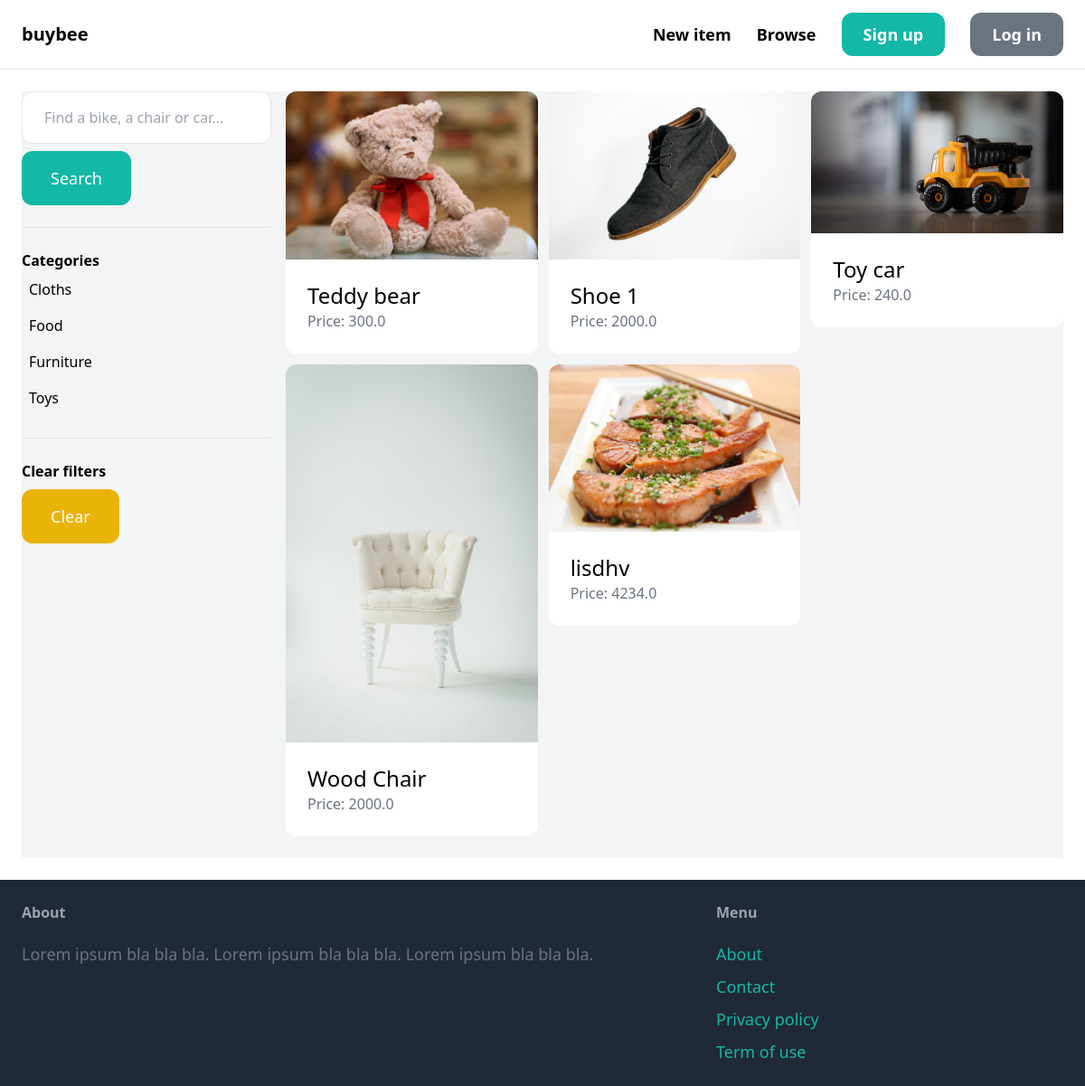
The app's page /items/ with its own data.
### item/models.py (models this page shows, shortened)
class Category(models.Model):
    name = models.CharField(max_length=255)
    class Meta:
        ordering = ('name',)
        verbose_name_plural = 'Categories'

class Item(models.Model):
    category = models.ForeignKey(Category, related_name='items', on_delete=models.CASCADE)
    name = models.CharField(max_length=255)
    description = models.TextField(blank=True, null=True)
    price = models.FloatField()
    image = models.ImageField(upload_to='item_images', blank=True, null=True)
    is_sold = models.BooleanField(default=False)
    created_by = models.ForeignKey(User, related_name='items', on_delete=models.CASCADE)
    created_at = models.DateTimeField(auto_now_add=True)

### item/views.py (the view)
# urls.py: path('items/', include('item.urls')),
def items(request):
    query = request.GET.get('query', '')
    category_id = request.GET.get('category', 0)
    categories = Category.objects.all()
    items = Item.objects.filter(is_sold=False)
    if category_id:
        items = items.filter(category_id=category_id)
    if query:
        items = items.filter(Q(name__icontains=query) | Q(description__icontains=query))
    return render(request, 'item/items.html', {
        'items': items,
        'query': query,
        'categories': categories,
        'category_id': int(category_id)
    })

### item/templates/item/items.html (shortened to what this page needs)
{% extends 'core/base.html' %}
{% block content %}
    <div class="pb-6 grid grid-cols-4 gap-4 bg-gray-100">
        <div class="col-span-1">
            <form method="get" action="{% url 'item:items' %}">
                <input name="query" class="w-full py-4 px-6 border rounded-xl" type="text" value="{{ query }}" placeholder="Find a bike, a chair or car...">
                <button class="mt-2 py-4 px-8 text-lg bg-teal-500 text-white rounded-xl">Search</button>
            </form>
            <hr class="my-6">
            <p class="font-semibold">Categories</p>
            <ul>
                {% for category in categories %}
                    <li class="py-2 px-2 rounded-xl{% if category.id == category_id %} bg-gray-200{% endif %}">
                        <a href="{% url 'item:items' %}?query={{ query }}&category={{ category.id }}">{{ category.name }}</a>
                    </li>
                {% endfor %}
            </ul>
            <hr class="my-6">
            <p class="font-semibold">Clear filters</p>
            <ul>
                <li><a href="{% url 'item:items' %}" class="mt-2 py-4 px-8 inline-block bg-yellow-500 text-lg rounded-xl text-white">Clear</a>
        </div>
        <div class="col-span-3">
            <div class="grid grid-cols-3 gap-3">
                {% for item in items %}
                    <div>
                        <a href="{% url 'item:detail' item.id %}">
                            <div>
                                <img src="{{ item.image.url }}" class="rounded-t-xl">
                            </div>
                            <div class="p-6 bg-white rounded-b-xl">
                                <h2 class="text-2xl">{{ item.name }}</h2>
                                <p class="text-gray-500">Price: {{ item.price }}</p>
                            </div>
                        </a>
                    </div>
                {% endfor %}
            </div>
        </div>
    </div>
{% endblock %}

### records on screen
Category: name "Cloths"
Category: name "Food"
Category: name "Furniture"
Category: name "Toys"
Item: image (picture), name "Teddy bear", price "300.0"
Item: image (picture), name "Shoe 1", price "2000.0"
Item: image (picture), name "Toy car", price "240.0"
Item: image (picture), name "Wood Chair", price "2000.0"
Item: image (picture), name "lisdhv", price "4234.0"
